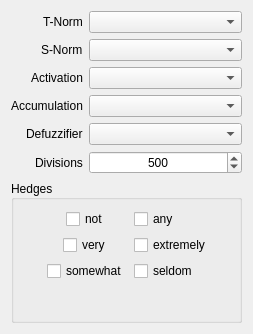
<?xml version="1.0" encoding="UTF-8"?>
<ui version="4.0">
 <class>Settings</class>
 <widget class="QDialog" name="Settings">
  <property name="geometry">
   <rect>
    <x>0</x>
    <y>0</y>
    <width>253</width>
    <height>334</height>
   </rect>
  </property>
  <property name="sizePolicy">
   <sizepolicy hsizetype="Fixed" vsizetype="Fixed">
    <horstretch>0</horstretch>
    <verstretch>0</verstretch>
   </sizepolicy>
  </property>
  <property name="windowTitle">
   <string>Settings</string>
  </property>
  <property name="windowIcon">
   <iconset resource="qtfuzzylite.qrc">
    <normaloff>:/settings.png</normaloff>:/settings.png</iconset>
  </property>
  <property name="sizeGripEnabled">
   <bool>false</bool>
  </property>
  <layout class="QVBoxLayout" name="verticalLayout">
   <item>
    <layout class="QFormLayout" name="formLayout">
     <property name="fieldGrowthPolicy">
      <enum>QFormLayout::AllNonFixedFieldsGrow</enum>
     </property>
     <property name="labelAlignment">
      <set>Qt::AlignRight|Qt::AlignTrailing|Qt::AlignVCenter</set>
     </property>
     <property name="formAlignment">
      <set>Qt::AlignHCenter|Qt::AlignTop</set>
     </property>
     <item row="5" column="1">
      <widget class="QSpinBox" name="sbx_divisions">
       <property name="focusPolicy">
        <enum>Qt::StrongFocus</enum>
       </property>
       <property name="alignment">
        <set>Qt::AlignCenter</set>
       </property>
       <property name="minimum">
        <number>20</number>
       </property>
       <property name="maximum">
        <number>9999999</number>
       </property>
       <property name="singleStep">
        <number>20</number>
       </property>
       <property name="value">
        <number>500</number>
       </property>
      </widget>
     </item>
     <item row="5" column="0">
      <widget class="QLabel" name="lbl_sample_size">
       <property name="text">
        <string>Divisions</string>
       </property>
      </widget>
     </item>
     <item row="4" column="1">
      <widget class="QComboBox" name="cbx_defuzzifier">
       <property name="focusPolicy">
        <enum>Qt::StrongFocus</enum>
       </property>
      </widget>
     </item>
     <item row="4" column="0">
      <widget class="QLabel" name="lbl_defuzzifier">
       <property name="text">
        <string>Defuzzifier</string>
       </property>
      </widget>
     </item>
     <item row="3" column="1">
      <widget class="QComboBox" name="cbx_accumulation">
       <property name="focusPolicy">
        <enum>Qt::StrongFocus</enum>
       </property>
      </widget>
     </item>
     <item row="3" column="0">
      <widget class="QLabel" name="lbl_aggregation">
       <property name="text">
        <string>Accumulation</string>
       </property>
      </widget>
     </item>
     <item row="2" column="1">
      <widget class="QComboBox" name="cbx_activation">
       <property name="focusPolicy">
        <enum>Qt::StrongFocus</enum>
       </property>
      </widget>
     </item>
     <item row="2" column="0">
      <widget class="QLabel" name="lbl_activation">
       <property name="text">
        <string>Activation</string>
       </property>
      </widget>
     </item>
     <item row="1" column="1">
      <widget class="QComboBox" name="cbx_snorm">
       <property name="focusPolicy">
        <enum>Qt::StrongFocus</enum>
       </property>
       <property name="currentIndex">
        <number>-1</number>
       </property>
      </widget>
     </item>
     <item row="1" column="0">
      <widget class="QLabel" name="lbl_snorm">
       <property name="text">
        <string>S-Norm</string>
       </property>
      </widget>
     </item>
     <item row="0" column="1">
      <widget class="QComboBox" name="cbx_tnorm">
       <property name="focusPolicy">
        <enum>Qt::StrongFocus</enum>
       </property>
       <property name="currentIndex">
        <number>-1</number>
       </property>
      </widget>
     </item>
     <item row="0" column="0">
      <widget class="QLabel" name="lbl_tnorm">
       <property name="text">
        <string>T-Norm</string>
       </property>
      </widget>
     </item>
    </layout>
   </item>
   <item>
    <widget class="QGroupBox" name="formGroupBox">
     <property name="autoFillBackground">
      <bool>true</bool>
     </property>
     <property name="title">
      <string>Hedges</string>
     </property>
     <property name="alignment">
      <set>Qt::AlignLeading|Qt::AlignLeft|Qt::AlignVCenter</set>
     </property>
     <property name="flat">
      <bool>false</bool>
     </property>
     <property name="checkable">
      <bool>false</bool>
     </property>
     <layout class="QVBoxLayout" name="verticalLayout_2">
      <property name="leftMargin">
       <number>9</number>
      </property>
      <property name="topMargin">
       <number>9</number>
      </property>
      <item>
       <layout class="QFormLayout" name="formLayout_2">
        <property name="fieldGrowthPolicy">
         <enum>QFormLayout::FieldsStayAtSizeHint</enum>
        </property>
        <property name="labelAlignment">
         <set>Qt::AlignCenter</set>
        </property>
        <property name="formAlignment">
         <set>Qt::AlignHCenter|Qt::AlignTop</set>
        </property>
        <item row="0" column="0">
         <widget class="QCheckBox" name="ckx_not">
          <property name="text">
           <string>not</string>
          </property>
         </widget>
        </item>
        <item row="0" column="1">
         <widget class="QCheckBox" name="ckx_any">
          <property name="layoutDirection">
           <enum>Qt::LeftToRight</enum>
          </property>
          <property name="text">
           <string>any</string>
          </property>
         </widget>
        </item>
        <item row="1" column="1">
         <widget class="QCheckBox" name="ckx_extremely">
          <property name="layoutDirection">
           <enum>Qt::LeftToRight</enum>
          </property>
          <property name="text">
           <string>extremely</string>
          </property>
         </widget>
        </item>
        <item row="2" column="1">
         <widget class="QCheckBox" name="ckx_seldom">
          <property name="layoutDirection">
           <enum>Qt::LeftToRight</enum>
          </property>
          <property name="text">
           <string>seldom</string>
          </property>
         </widget>
        </item>
        <item row="1" column="0">
         <widget class="QCheckBox" name="ckx_very">
          <property name="text">
           <string>very</string>
          </property>
         </widget>
        </item>
        <item row="2" column="0">
         <widget class="QCheckBox" name="ckx_somewhat">
          <property name="text">
           <string>somewhat</string>
          </property>
         </widget>
        </item>
       </layout>
      </item>
     </layout>
    </widget>
   </item>
  </layout>
 </widget>
 <tabstops>
  <tabstop>cbx_tnorm</tabstop>
  <tabstop>cbx_snorm</tabstop>
  <tabstop>cbx_activation</tabstop>
  <tabstop>cbx_accumulation</tabstop>
  <tabstop>cbx_defuzzifier</tabstop>
  <tabstop>sbx_divisions</tabstop>
  <tabstop>ckx_not</tabstop>
  <tabstop>ckx_very</tabstop>
  <tabstop>ckx_somewhat</tabstop>
  <tabstop>ckx_any</tabstop>
  <tabstop>ckx_extremely</tabstop>
  <tabstop>ckx_seldom</tabstop>
 </tabstops>
 <resources>
  <include location="qtfuzzylite.qrc"/>
 </resources>
 <connections/>
</ui>
